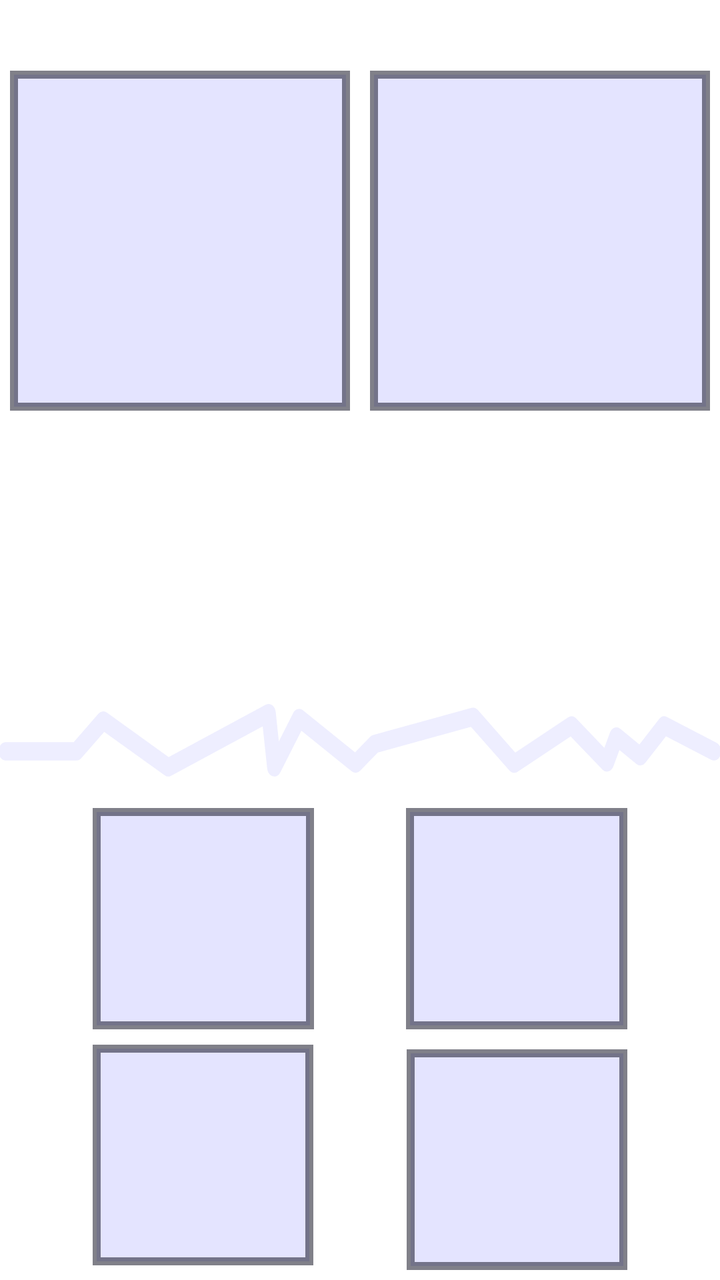
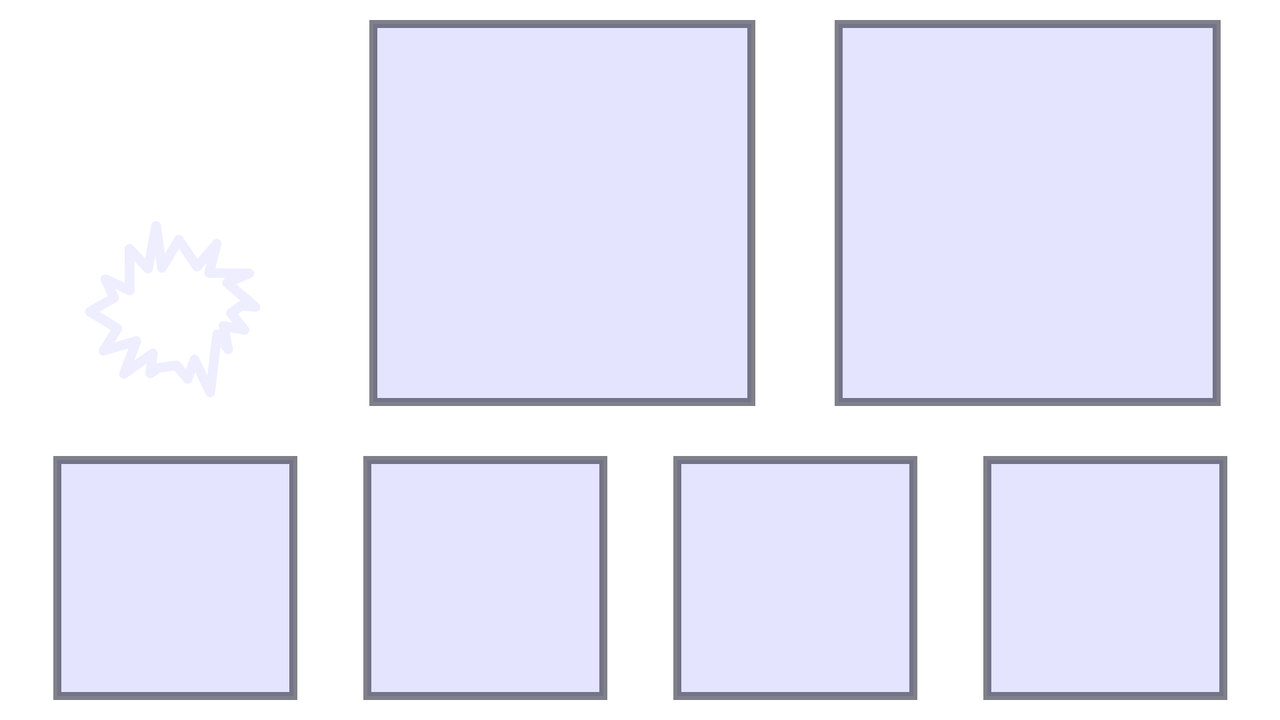

First picture: res/layout/ on a phone held upright. Second picture: the repository's own variant of that layout, on a device whose configuration matches the variant's folder. Source for both follows.
<!-- AndroidManifest.xml: application theme Theme.MindGames -->
<!-- res/layout/matching_layout.xml -->
<?xml version="1.0" encoding="utf-8"?>
<androidx.constraintlayout.widget.ConstraintLayout xmlns:android="http://schemas.android.com/apk/res/android"
    xmlns:app="http://schemas.android.com/apk/res-auto"
    android:layout_width="match_parent"
    android:layout_height="match_parent">

    <LinearLayout
        android:layout_width="match_parent"
        android:layout_height="match_parent"
        android:orientation="vertical"

        app:layout_constraintBottom_toBottomOf="parent"
        app:layout_constraintEnd_toEndOf="parent"
        app:layout_constraintStart_toStartOf="parent"
        app:layout_constraintTop_toTopOf="parent">

        <androidx.constraintlayout.widget.ConstraintLayout
            android:layout_width="match_parent"
            android:layout_height="0dp"
            android:padding="5dp"
            android:layout_marginTop="5dp"
            android:layout_marginBottom="5dp"
            android:layout_weight="5">

            <FrameLayout
                android:id="@+id/set1"
                android:layout_width="0dp"
                android:layout_height="0dp"
                android:layout_marginEnd="5dp"
                android:padding="5dp"
                android:background="@drawable/background_6"
                app:layout_constraintBottom_toBottomOf="parent"
                app:layout_constraintDimensionRatio="1:1"
                app:layout_constraintEnd_toStartOf="@+id/set2"
                app:layout_constraintHorizontal_bias="0.5"
                app:layout_constraintHorizontal_chainStyle="packed"
                app:layout_constraintStart_toStartOf="parent"
                app:layout_constraintTop_toTopOf="parent">

            </FrameLayout>

            <FrameLayout
                android:id="@+id/set2"
                android:layout_width="0dp"
                android:layout_height="0dp"
                android:padding="5dp"
                android:background="@drawable/background_6"
                android:layout_marginStart="5dp"
                app:layout_constraintBottom_toBottomOf="parent"
                app:layout_constraintDimensionRatio="1:1"
                app:layout_constraintEnd_toEndOf="parent"
                app:layout_constraintHorizontal_bias="0.5"
                app:layout_constraintStart_toEndOf="@+id/set1"
                app:layout_constraintTop_toTopOf="parent">

            </FrameLayout>
        </androidx.constraintlayout.widget.ConstraintLayout>

        <androidx.constraintlayout.widget.ConstraintLayout
            android:layout_width="match_parent"
            android:layout_height="0dp"
            android:layout_marginTop="5dp"
            android:layout_marginBottom="5dp"
            android:layout_weight="2">

            <FrameLayout
                android:id="@+id/operation"
                android:layout_width="0dp"
                android:layout_height="0dp"
                app:layout_constraintBottom_toBottomOf="parent"
                app:layout_constraintDimensionRatio="1:1"
                app:layout_constraintEnd_toEndOf="parent"
                app:layout_constraintStart_toStartOf="parent"
                app:layout_constraintTop_toTopOf="parent">

            </FrameLayout>
        </androidx.constraintlayout.widget.ConstraintLayout>

        <FrameLayout
            android:id="@+id/timer"
            android:layout_width="match_parent"
            android:background="@drawable/timer_line"
            android:layout_height="0dp"
            android:layout_marginTop="5dp"
            android:layout_marginBottom="5dp"
            android:layout_weight="1">

        </FrameLayout>

        <LinearLayout
            android:layout_width="match_parent"
            android:layout_height="0dp"
            android:layout_marginTop="5dp"
            android:layout_marginBottom="5dp"
            android:layout_weight="5"
            android:orientation="vertical" >

            <androidx.constraintlayout.widget.ConstraintLayout
                android:layout_width="match_parent"
                android:layout_height="match_parent"
                android:layout_marginBottom="5dp"
                android:layout_weight="1">

                <FrameLayout
                    android:id="@+id/answer_1"
                    android:layout_width="0dp"
                    android:layout_height="0dp"
                    android:padding="5dp"
                    android:background="@drawable/background_6"
                    app:layout_constraintBottom_toBottomOf="parent"
                    app:layout_constraintDimensionRatio="1:1"
                    app:layout_constraintEnd_toStartOf="@+id/answer_2"
                    app:layout_constraintHorizontal_bias="0.5"
                    app:layout_constraintStart_toStartOf="parent"
                    app:layout_constraintTop_toTopOf="parent">

                </FrameLayout>

                <FrameLayout
                    android:id="@+id/answer_2"
                    android:layout_width="0dp"
                    android:layout_height="0dp"
                    android:padding="5dp"
                    android:background="@drawable/background_6"

                    app:layout_constraintBottom_toBottomOf="parent"
                    app:layout_constraintDimensionRatio="1:1"
                    app:layout_constraintEnd_toEndOf="parent"
                    app:layout_constraintHorizontal_bias="0.5"
                    app:layout_constraintStart_toEndOf="@+id/answer_1"
                    app:layout_constraintTop_toTopOf="parent">

                </FrameLayout>
            </androidx.constraintlayout.widget.ConstraintLayout>

            <androidx.constraintlayout.widget.ConstraintLayout
                android:layout_width="match_parent"
                android:layout_height="match_parent"
                android:layout_weight="1">

                <FrameLayout
                    android:id="@+id/answer_3"
                    android:layout_width="0dp"
                    android:layout_height="0dp"
                    android:padding="5dp"
                    android:background="@drawable/background_6"

                    app:layout_constraintBottom_toBottomOf="parent"
                    app:layout_constraintDimensionRatio="1:1"
                    app:layout_constraintEnd_toStartOf="@+id/answer_4"
                    app:layout_constraintHorizontal_bias="0.5"
                    app:layout_constraintStart_toStartOf="parent"
                    app:layout_constraintTop_toTopOf="parent">

                </FrameLayout>

                <FrameLayout
                    android:id="@+id/answer_4"
                    android:layout_width="0dp"
                    android:layout_height="0dp"
                    android:layout_marginTop="5dp"
                    android:padding="5dp"
                    android:background="@drawable/background_6"
                    app:layout_constraintBottom_toBottomOf="parent"
                    app:layout_constraintDimensionRatio="1:1"
                    app:layout_constraintEnd_toEndOf="parent"
                    app:layout_constraintHorizontal_bias="0.5"
                    app:layout_constraintStart_toEndOf="@+id/answer_3"
                    app:layout_constraintTop_toTopOf="parent">

                </FrameLayout>
            </androidx.constraintlayout.widget.ConstraintLayout>
        </LinearLayout>
    </LinearLayout>
</androidx.constraintlayout.widget.ConstraintLayout>
<!-- resources referenced by this layout -->
<resources>
  <!-- drawable background_6 (drawable) -->
  <?xml version="1.0" encoding="utf-8"?>
  <shape android:shape="rectangle" xmlns:android="http://schemas.android.com/apk/res/android">
      <solid android:color="#88CCCCFF" />
      <stroke android:color="#88111122" android:width="4dp"/>
  </shape>
  <!-- drawable timer_line (drawable) -->
  <?xml version="1.0" encoding="utf-8"?>
  <animated-vector
      xmlns:android="http://schemas.android.com/apk/res/android"
      xmlns:aapt="http://schemas.android.com/aapt">
      <aapt:attr name="android:drawable">
          <vector
              android:name="vector"
              android:width="100dp"
              android:height="10dp"
              android:viewportWidth="100"
              android:viewportHeight="10">
              <path
                  android:name="path"
                  android:pathData="M 0.8 6.014 L 10.623 6.014 L 14.339 2.672 L 23.366 7.752 L 37.303 1.869 L 38.099 7.752 L 41.551 2.404 L 49.382 7.351 L 52.037 5.212 L 65.709 2.27 L 71.416 7.351 L 79.381 3.206 L 84.292 7.218 L 85.619 4.41 L 88.938 6.549 L 92.256 3.206 L 99.159 6.014"
                  android:strokeColor="#FFEEEEFF"
                  android:strokeWidth="2"
                  android:strokeLineCap="round"
                  android:strokeLineJoin="round"/>
          </vector>
      </aapt:attr>
      <target android:name="path">
          <aapt:attr name="android:animation">
              <set>
                  <objectAnimator
                      android:propertyName="trimPathEnd"
                      android:duration="40000"
                      android:valueFrom="0"
                      android:valueTo="1"
                      android:valueType="floatType"
                      android:interpolator="@android:anim/linear_interpolator"/>
                  <objectAnimator
                      android:propertyName="strokeColor"
                      android:startOffset="30000"
                      android:duration="10000"
                      android:valueFrom="#FFEEEEFF"
                      android:valueTo="#FFFF0000"
                      android:valueType="colorType"
                      android:interpolator="@android:interpolator/fast_out_slow_in"/>
              </set>
          </aapt:attr>
      </target>
  </animated-vector>
  <style name="Theme.MindGames" parent="Theme.MaterialComponents.DayNight.NoActionBar">
          
          <item name="colorPrimary">@color/purple_500</item>
          <item name="colorPrimaryVariant">@color/purple_700</item>
          <item name="colorOnPrimary">@color/white</item>
          
          <item name="colorSecondary">@color/teal_200</item>
          <item name="colorSecondaryVariant">@color/teal_700</item>
          <item name="colorOnSecondary">@color/black</item>
          
          <item name="android:statusBarColor" tools:targetApi="l">?attr/colorPrimaryVariant</item>
          
      </style>
  <color name="purple_500">#FF6200EE</color>
  <color name="purple_700">#FF3700B3</color>
  <color name="white">#FFFFFFFF</color>
  <color name="teal_200">#FF03DAC5</color>
  <color name="teal_700">#FF018786</color>
  <color name="black">#FF000000</color>
</resources>
<!-- res/layout-land/matching_layout.xml (the repository's variant of the layout above) -->
<!-- drawn on the phone turned sideways -->
<?xml version="1.0" encoding="utf-8"?>
<androidx.constraintlayout.widget.ConstraintLayout xmlns:android="http://schemas.android.com/apk/res/android"
    xmlns:app="http://schemas.android.com/apk/res-auto"
    android:layout_width="match_parent"
    android:layout_height="match_parent">
    <LinearLayout
        android:layout_width="match_parent"
        android:layout_height="match_parent"
        android:orientation="vertical"
        app:layout_constraintBottom_toBottomOf="parent"
        app:layout_constraintEnd_toEndOf="parent"
        app:layout_constraintStart_toStartOf="parent"
        app:layout_constraintTop_toTopOf="parent">

        <LinearLayout
            android:layout_width="match_parent"
            android:layout_height="0dp"
            android:layout_weight="3"
            android:padding="10dp"
            android:layout_marginBottom="5dp"
            android:orientation="horizontal">

            <LinearLayout
                android:layout_width="0dp"
                android:layout_height="match_parent"
                android:layout_weight="1"
                android:orientation="vertical">

                <androidx.constraintlayout.widget.ConstraintLayout
                    android:layout_width="match_parent"
                    android:layout_height="0dp"
                    android:layout_weight="1">

                    <FrameLayout
                        android:id="@+id/operation"
                        android:layout_width="0dp"
                        android:layout_height="0dp"

                        app:layout_constraintBottom_toBottomOf="parent"
                        app:layout_constraintDimensionRatio="1:1"
                        app:layout_constraintEnd_toEndOf="parent"
                        app:layout_constraintStart_toStartOf="parent"
                        app:layout_constraintTop_toTopOf="parent">

                    </FrameLayout>
                </androidx.constraintlayout.widget.ConstraintLayout>

                <androidx.constraintlayout.widget.ConstraintLayout
                    android:layout_width="match_parent"
                    android:layout_height="0dp"
                    android:layout_weight="1">

                    <FrameLayout
                        android:id="@+id/timer"
                        android:layout_width="0dp"
                        android:layout_height="0dp"
                        android:background="@drawable/timer_round"
                        app:layout_constraintBottom_toBottomOf="parent"
                        app:layout_constraintDimensionRatio="1:1"
                        app:layout_constraintEnd_toEndOf="parent"
                        app:layout_constraintStart_toStartOf="parent"
                        app:layout_constraintTop_toTopOf="parent">

                    </FrameLayout>
                </androidx.constraintlayout.widget.ConstraintLayout>
            </LinearLayout>

            <LinearLayout
                android:layout_width="0dp"
                android:layout_height="match_parent"
                android:layout_weight="3">

                <androidx.constraintlayout.widget.ConstraintLayout
                    android:layout_width="0dp"
                    android:layout_weight="1"
                    android:layout_height="match_parent">

                    <FrameLayout
                        android:id="@+id/set1"
                        android:layout_width="0dp"
                        android:padding="5dp"
                        android:background="@drawable/background_6"
                        android:layout_height="0dp"
                        app:layout_constraintBottom_toBottomOf="parent"
                        app:layout_constraintDimensionRatio="1:1"
                        app:layout_constraintEnd_toEndOf="parent"
                        app:layout_constraintStart_toStartOf="parent"
                        app:layout_constraintTop_toTopOf="parent">

                    </FrameLayout>
                </androidx.constraintlayout.widget.ConstraintLayout>

                <androidx.constraintlayout.widget.ConstraintLayout
                    android:layout_width="0dp"
                    android:layout_weight="1"
                    android:layout_height="match_parent">

                    <FrameLayout
                        android:id="@+id/set2"
                        android:layout_width="0dp"
                        android:layout_height="0dp"
                        android:padding="5dp"
                        android:background="@drawable/background_6"
                        app:layout_constraintBottom_toBottomOf="parent"
                        app:layout_constraintDimensionRatio="1:1"
                        app:layout_constraintEnd_toEndOf="parent"
                        app:layout_constraintStart_toStartOf="parent"
                        app:layout_constraintTop_toTopOf="parent">

                    </FrameLayout>
                </androidx.constraintlayout.widget.ConstraintLayout>
            </LinearLayout>
        </LinearLayout>

        <LinearLayout
            android:layout_width="match_parent"
            android:layout_height="0dp"
            android:padding="10dp"
            android:layout_weight="2"
            android:baselineAligned="false">

            <androidx.constraintlayout.widget.ConstraintLayout
                android:layout_width="0dp"
                android:layout_weight="1"
                android:layout_height="match_parent">

                <FrameLayout
                    android:id="@+id/answer_1"
                    android:layout_width="0dp"
                    android:layout_height="0dp"
                    android:padding="5dp"
                    android:background="@drawable/background_6"
                    app:layout_constraintBottom_toBottomOf="parent"
                    app:layout_constraintDimensionRatio="1:1"
                    app:layout_constraintEnd_toEndOf="parent"
                    app:layout_constraintStart_toStartOf="parent"
                    app:layout_constraintTop_toTopOf="parent">

                </FrameLayout>
            </androidx.constraintlayout.widget.ConstraintLayout>

            <androidx.constraintlayout.widget.ConstraintLayout
                android:layout_width="0dp"
                android:layout_weight="1"
                android:layout_height="match_parent">

                <FrameLayout
                    android:id="@+id/answer_2"
                    android:layout_width="0dp"
                    android:layout_height="0dp"
                    android:padding="5dp"
                    android:background="@drawable/background_6"
                    app:layout_constraintBottom_toBottomOf="parent"
                    app:layout_constraintDimensionRatio="1:1"
                    app:layout_constraintEnd_toEndOf="parent"
                    app:layout_constraintStart_toStartOf="parent"
                    app:layout_constraintTop_toTopOf="parent">

                </FrameLayout>
            </androidx.constraintlayout.widget.ConstraintLayout>

            <androidx.constraintlayout.widget.ConstraintLayout
                android:layout_width="0dp"
                android:layout_weight="1"
                android:layout_height="match_parent">

                <FrameLayout
                    android:id="@+id/answer_3"
                    android:layout_width="0dp"
                    android:layout_height="0dp"
                    android:padding="5dp"
                    android:background="@drawable/background_6"
                    app:layout_constraintBottom_toBottomOf="parent"
                    app:layout_constraintDimensionRatio="1:1"
                    app:layout_constraintEnd_toEndOf="parent"
                    app:layout_constraintStart_toStartOf="parent"
                    app:layout_constraintTop_toTopOf="parent">

                </FrameLayout>
            </androidx.constraintlayout.widget.ConstraintLayout>

            <androidx.constraintlayout.widget.ConstraintLayout
                android:layout_width="0dp"
                android:layout_weight="1"
                android:layout_height="match_parent">

                <FrameLayout
                    android:id="@+id/answer_4"
                    android:layout_width="0dp"
                    android:layout_height="0dp"
                    android:padding="5dp"
                    android:background="@drawable/background_6"
                    app:layout_constraintBottom_toBottomOf="parent"
                    app:layout_constraintDimensionRatio="1:1"
                    app:layout_constraintEnd_toEndOf="parent"
                    app:layout_constraintStart_toStartOf="parent"
                    app:layout_constraintTop_toTopOf="parent">

                </FrameLayout>
            </androidx.constraintlayout.widget.ConstraintLayout>
        </LinearLayout>
    </LinearLayout>
</androidx.constraintlayout.widget.ConstraintLayout>
<!-- resources referenced by the variant -->
<!-- as the phone turned sideways resolves them -->
<resources>
  <!-- drawable background_6 (drawable) -->
  <?xml version="1.0" encoding="utf-8"?>
  <shape android:shape="rectangle" xmlns:android="http://schemas.android.com/apk/res/android">
      <solid android:color="#88CCCCFF" />
      <stroke android:color="#88111122" android:width="4dp"/>
  </shape>
  <!-- drawable timer_round: vector/xml drawable (drawable, 2244 chars, omitted) -->
  <style name="Theme.MindGames" parent="Theme.MaterialComponents.DayNight.NoActionBar">
          
          <item name="colorPrimary">@color/purple_500</item>
          <item name="colorPrimaryVariant">@color/purple_700</item>
          <item name="colorOnPrimary">@color/white</item>
          
          <item name="colorSecondary">@color/teal_200</item>
          <item name="colorSecondaryVariant">@color/teal_700</item>
          <item name="colorOnSecondary">@color/black</item>
          
          <item name="android:statusBarColor" tools:targetApi="l">?attr/colorPrimaryVariant</item>
          
      </style>
  <color name="purple_500">#FF6200EE</color>
  <color name="purple_700">#FF3700B3</color>
  <color name="white">#FFFFFFFF</color>
  <color name="teal_200">#FF03DAC5</color>
  <color name="teal_700">#FF018786</color>
  <color name="black">#FF000000</color>
</resources>
